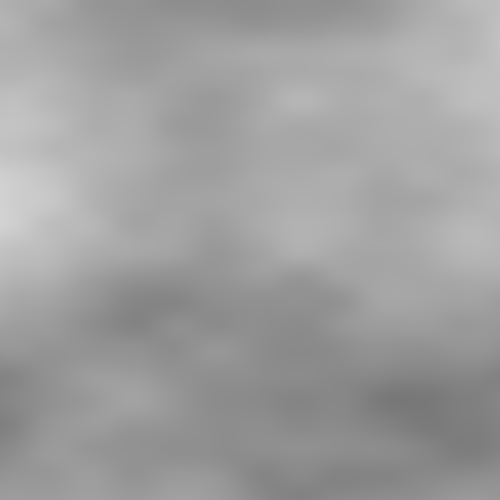
Frame 1 (no input)
Frame 60 (no input): identical to frame 1, image omitted
Frame 120 (the mouse pressed at the canvas centre since frame 60): identical to frame 1, image omitted

The p5.js sketch that drew this single still picture (run headless with seeded random() and noise() and a simulated clock; from frame 60 on, the mouse is pressed at the canvas centre):

// p5.js sketch
// ── sketch.js
var clouds;
var pink;
var t1 = 0.1;
var t2 = 10000;
var dark = 100;
var light = 255;

function setup() {
  createCanvas(500, 500);
  clouds = createGraphics(500, 500);
  clouds.loadPixels();
  drawClouds();
  print("DONE");
}

function draw() {
  background(255);
  image(clouds,0, 0);
}

function drawClouds(){
var xx=t1;
  var d = pixelDensity();

  for(var i = 0; i<width*d; i++){
     var yy=t2;
    for(var j = 0; j<height*d; j++){
        var bright = color(map(noise(xx,yy,t2),0,1,dark,light));
        clouds.pixels[4*(i + width*d*j)] = red(bright);
        clouds.pixels[4*(i + width*d*j) +1 ] = green(bright);
        clouds.pixels[4*(i + width*d*j) + 2] = blue(bright);
        clouds.pixels[4*(i + width*d*j) +3] = alpha(bright);

        yy += 0.005*d;
    }
    xx += 0.003*d;
    }
  t1 +=0.002;
  t2 +=0.001;


  clouds.updatePixels();

}
